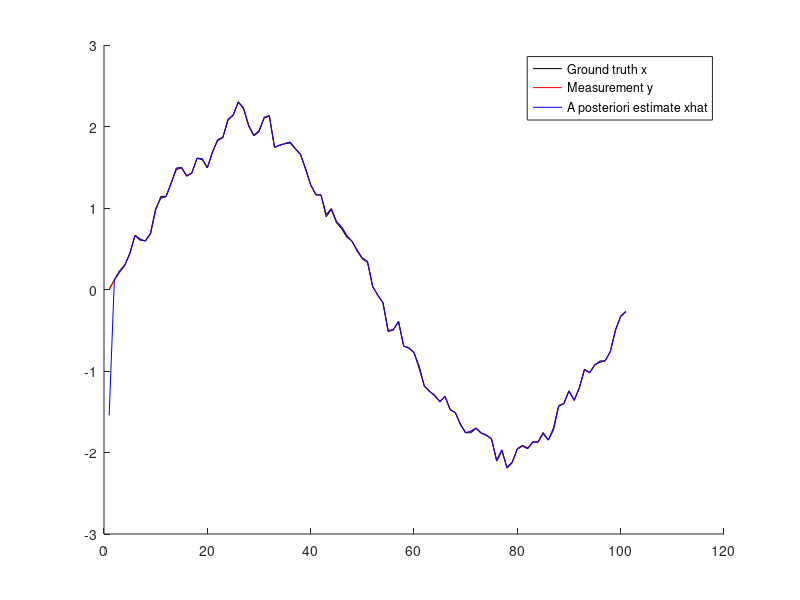
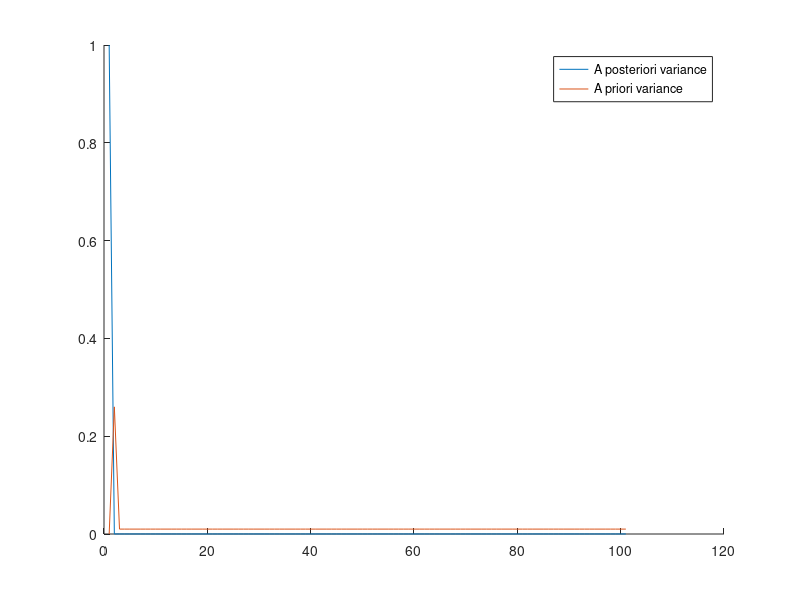

The MATLAB script that drew these images, in order:
% Example for Kalman Filter
% Setting up the dynamics
% x' = x + u + w;
% y = x + v
A = 0.5;
B = 1;
Bw = 1;
C = 1;
x0 = 0;
N = 101;
u = sin((1:N)./(N/2/pi));
x = zeros(1,N);x(1) = x0;
X0 = 1;
W = 0.01;
V = 0.0001;
xhat = zeros(1,N);xhat(1) = x0 + randn * sqrt(X0);%A posteriori
Z = zeros(1,N);Z(1) = X0;
M = zeros(1,N);

%% KF
for k = 1:N-1
    % Dynamics
    x(k+1) = A*x(k) + B*u(k)+ Bw * randn * sqrt(W);
    y(k+1) = C*x(k+1) + randn * sqrt(V);
    % Dynamic update
    x_pri = A*xhat(k) + B*u(k);
    M(k+1) = A*Z(k)*A' + Bw*W*Bw';
    % Measurement update
    KF_gain = M(k+1)*C'*inv(V+C*M(k+1)*C');
    error = y(k+1) - C*x_pri;
    xhat(k+1) = x_pri + KF_gain * error;
    Z(k+1) = M(k+1) - M(k+1)*C'*inv(V+C*M(k+1)*C')*C*M(k+1);
end
measurement_std = norm(y-x)
estimate_std = norm(xhat-x)
figure(1);clf;hold on;
plot(x,'k')
plot(y,'r')
plot(xhat,'b')
legend("Ground truth x", "Measurement y", "A posteriori estimate xhat")
figure(2);clf;hold on;
plot(Z)
plot(M)
legend("A posteriori variance","A priori variance")
%% Steady state KF 
Ms = dare(A', C', Bw*W*Bw', V)
Fs = Ms*C'*inv(V+C*Ms*C')
